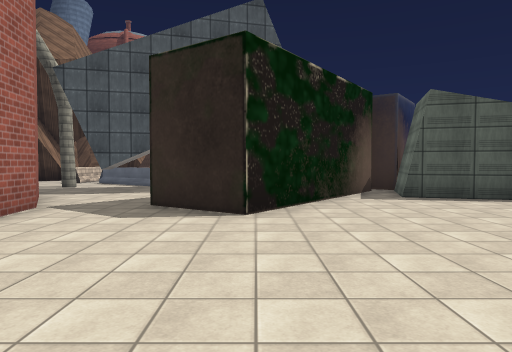
[1] (above)

16 first-person views from a walk through a 3-D level made in the Unity game engine. The camera is 1.5 m above the floor, tilts 2° down and sees 70° across. The floor is counted in squares, 2 m on a side. Each view is taken from the middle of a square. On the plan, view 1 faces up. The plan holds only what a view shows up to about 11 squares ahead; the rest is blank. The place goes on beyond the plan. Some animated figures are left out. Some surface patterns are stand-ins.

[2]
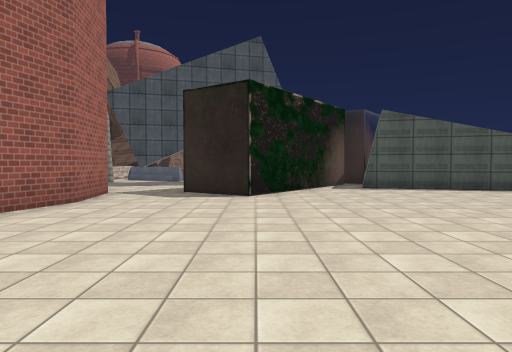

[3]
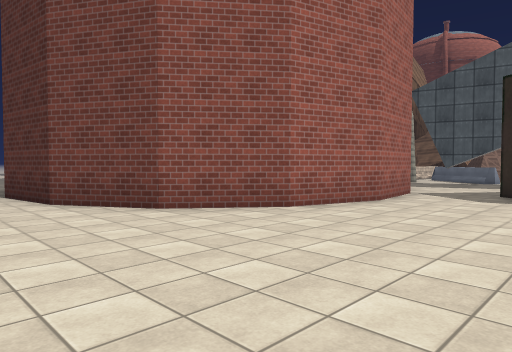

[4]
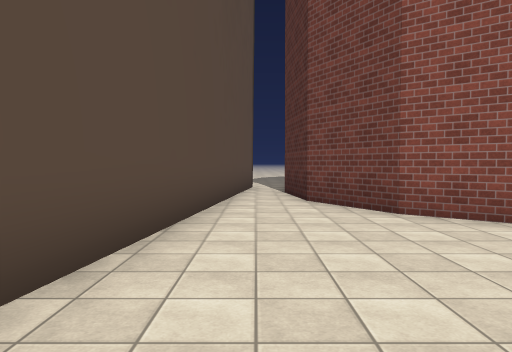

[5]
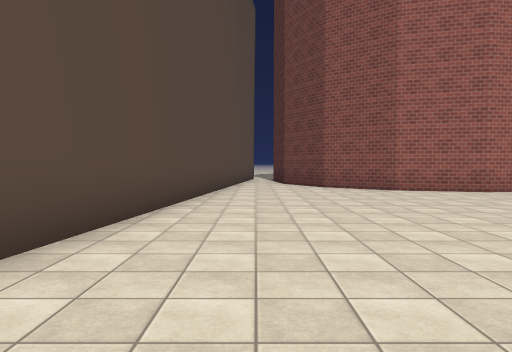

[6]
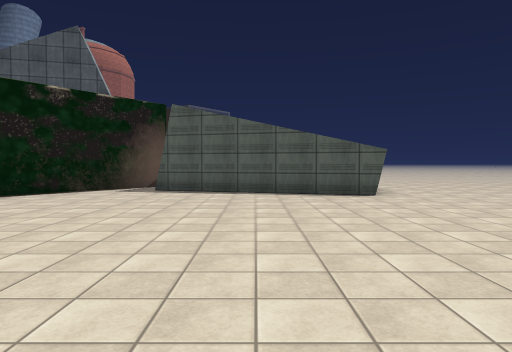

[7]
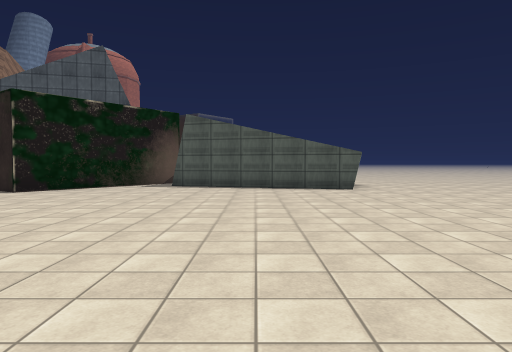

[8]
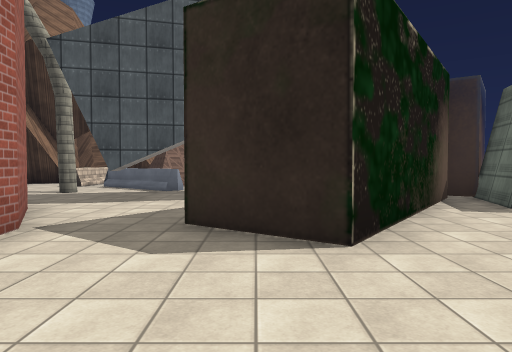

[9]
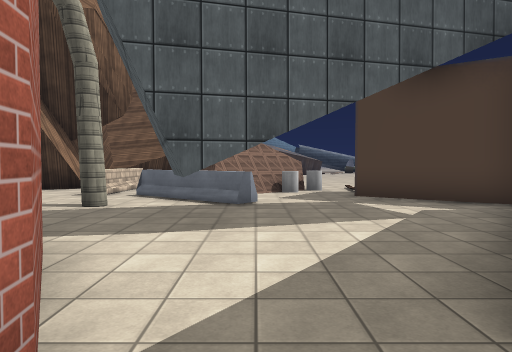

[10]
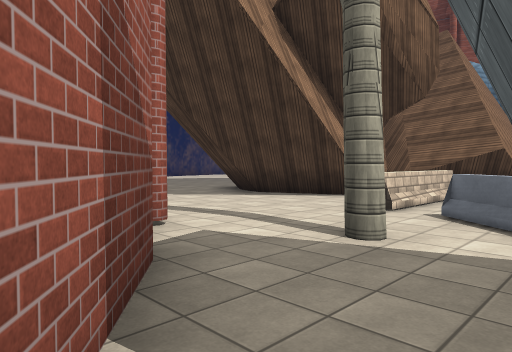

[11]
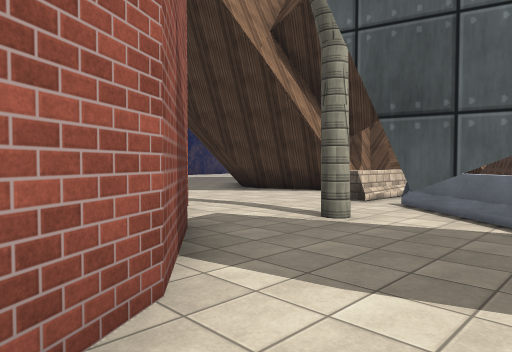

[12]
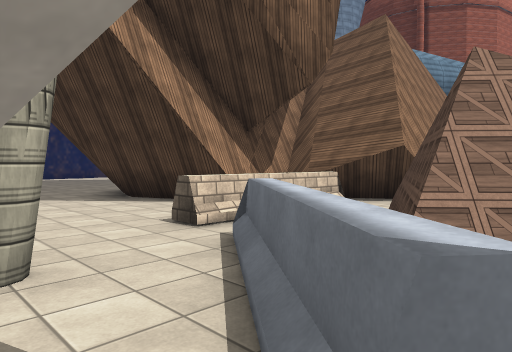

[13]
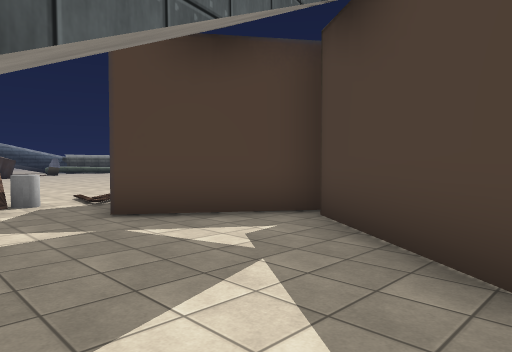

[14]
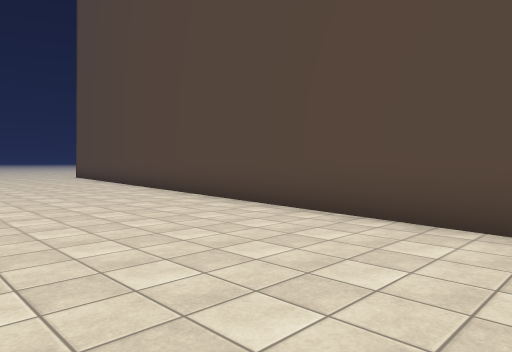

[15]
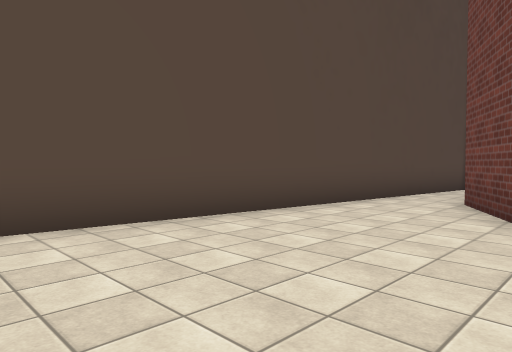

[16]
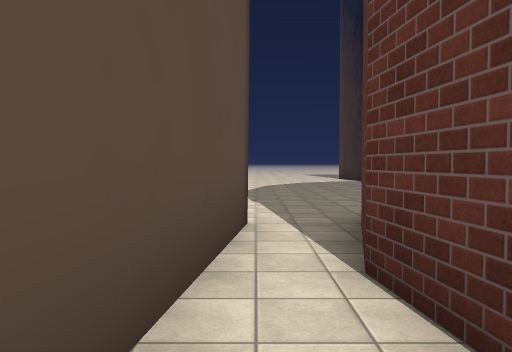

### Floor plan
Key: @ floor where view 1 was taken; # wall or solid block; x gap in a wall; . floor; / step, stairs or slope; = window, fence, low wall or low ledge; ^ raised ledge; T thing the floor can be seen under or through.
Columns run from 18 left of view 1 to 7 right of it. Each row starts with its distance up from view 1.
 20                  ...
 19             #    ...
 18          ####    ...
 17          #...    ...
 16          #x^.#  #./
 15    ...####.=.####=/
 14    ........=.###..
 13       .......=x...##
 12        .......=#...##
 11          ...#.T.....#
 10           #...T....####
  9           ###.T...###.#
  8              T... ###.####
  7              TT..###.....#
  6               T..##.......
  5               #...........
  4               #...........
  3               #...........
  2              ##...........
  1 ...         ##............
  0 ......     ##.....@.......
 -1 .......#####..............
 -2 .......x..................
 -3         #######...........
 -4               #########...
 -5                       ####

Where each view was taken, in squares from view 1:
view 1: 0 up, 0 right, facing up
view 2: 3 down, 0 right, facing up
view 3: 3 down, 0 right, facing up-left
view 4: 2 down, 0 right, facing left
view 5: 2 down, 6 right, facing left
view 6: 2 down, 6 right, facing up
view 7: 4 down, 6 right, facing up
view 8: 2 up, 1 left, facing up
view 9: 5 up, 3 left, facing up
view 10: 8 up, 4 left, facing up-left
view 11: 7 up, 3 left, facing up-left
view 12: 11 up, 3 left, facing up-left
view 13: 8 up, 3 left, facing up-right
view 14: 1 up, 2 left, facing down-right
view 15: 1 up, 0 right, facing down-left
view 16: 2 down, 7 left, facing left
